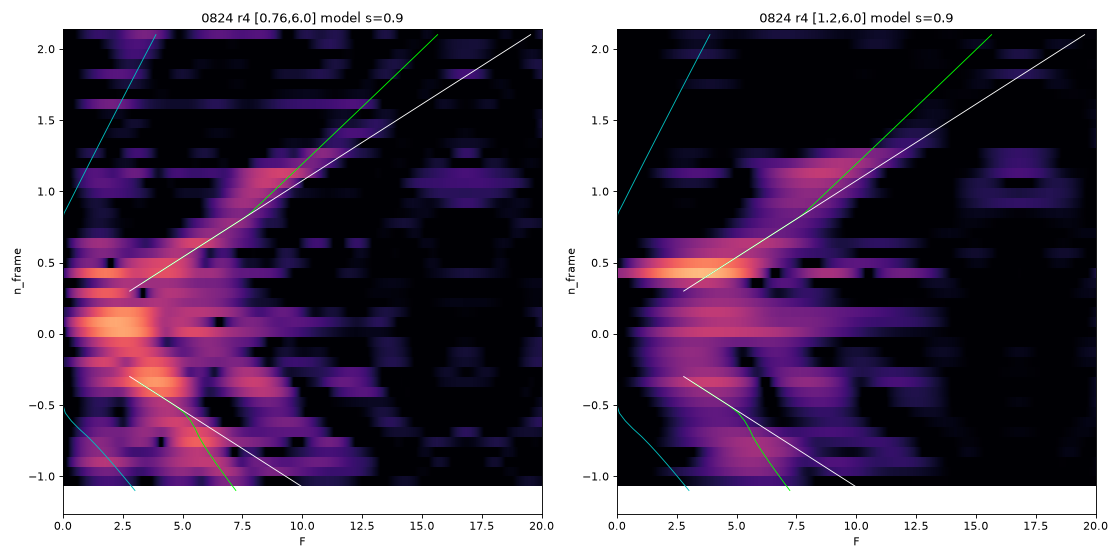

The Python source for this figure:
import numpy as np, sys
sys.path.insert(0, '/data/sharpelab/hera-data/vti02-fan-scoring-v2/hole-side')
from load_hole import load_all
from common import spec, model, peaks
import matplotlib; matplotlib.use('Agg'); import matplotlib.pyplot as plt
tr = [t for t in load_all(include_ramp=False, n_max=9) if t['id'].startswith('0824-r4-')]
tr = sorted(tr, key=lambda t: t['n_frame'])
fig, axs = plt.subplots(1, 2, figsize=(14, 7))
for ax, (lo, hi) in zip(axs, [(0.76, 6.0), (1.2, 6.0)]):
    Z = []; ns = []
    for t in tr:
        s = spec(t['B'], t['R'], lo, hi, 5, Fmax=25)
        fl = np.median(s['S'][(s['F'] > 12) & (s['F'] < 16)])
        Z.append(s['S'] / fl); ns.append(t['n_frame'])
        if lo == 0.76:
            pk = peaks(s['F'], s['S'] / fl, 0.8, 16, 3, 6)
            print(t['id'], f"n_fr {t['n_frame']:+.3f}", ' '.join(f'{f:.2f}({z:.0f})' for f, z in pk))
    Z = np.array(Z); F = s['F']; ns = np.array(ns)
    ax.pcolormesh(F, ns, np.log10(np.maximum(Z, 0.5)), shading='nearest', cmap='magma', vmin=0, vmax=2.0)
    for side, nn in (('h', np.linspace(-1.1, -0.3, 60)), ('e', np.linspace(0.3, 2.1, 60))):
        fl, fh, fL = model(np.abs(nn) * 0.9, side)
        ax.plot(fl, nn, 'c-', lw=0.8); ax.plot(fh, nn, color='lime', lw=0.8); ax.plot(fL, nn, 'w-', lw=0.8)
    ax.set_xlim(0, 20); ax.set_title(f'0824 r4 [{lo},{hi}] model s=0.9'); ax.set_xlabel('F'); ax.set_ylabel('n_frame')
fig.tight_layout(); fig.savefig('scratch/map0824.png', dpi=80)
